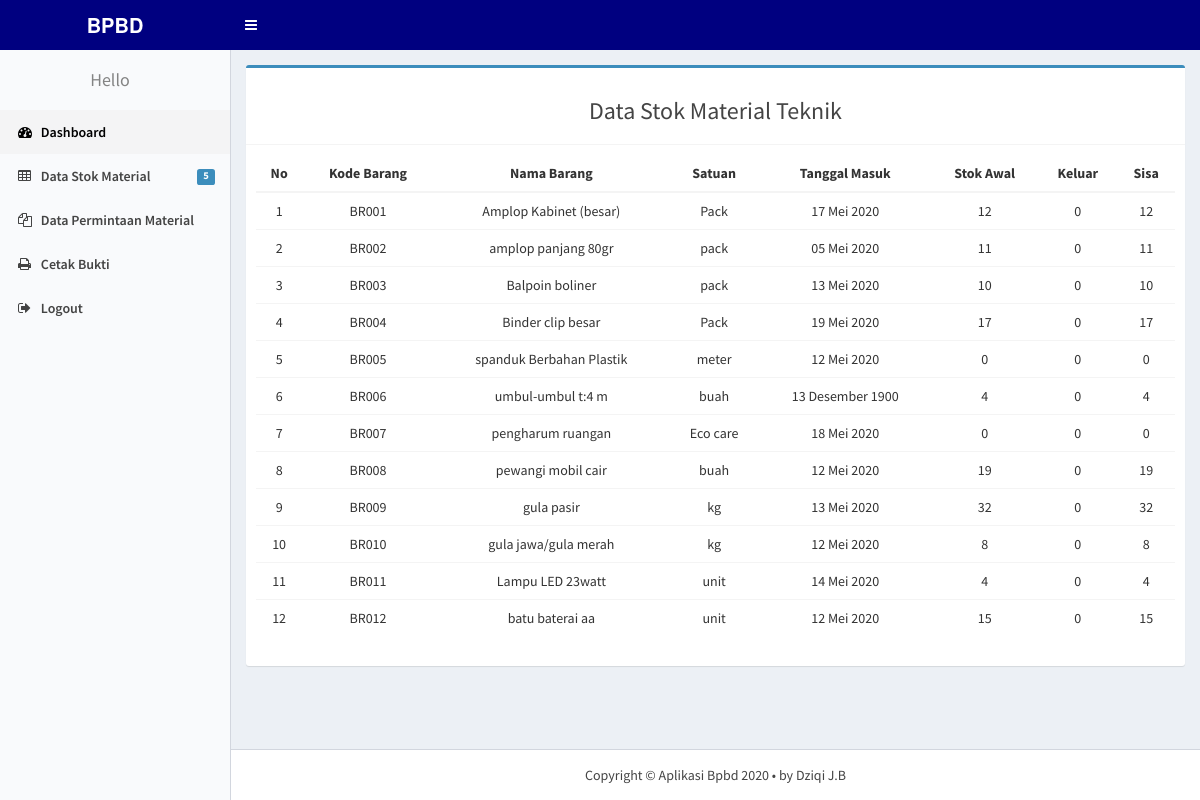
Page /unit_pelayanan/index.php?p=material on the committed database.
### tables this page shows
CREATE TABLE `stokbarang` (
  `kode_brg` varchar(5) NOT NULL,
  `id_jenis` int(2) NOT NULL,
  `nama_brg` varchar(30) NOT NULL,
  `satuan` varchar(50) DEFAULT NULL,
  `stok` int(11) NOT NULL,
  `keluar` int(11) DEFAULT '0',
  `sisa` int(11) NOT NULL,
  `tgl_masuk` date NOT NULL
);

### fungsi/fungsi.php (called while the page is built)
<?php
	function tanggal_indo($tanggal) {
		$bulan = array(1=>'Januari',
						  'Februari',
						  'Maret',
						  'April',
						  'Mei',
						  'Juni',
						  'Juli',
						  'Agustus',
						  'September',
						  'Oktober',
						  'November',
						  'Desember'
				);
		$split = explode('-', $tanggal);
		$tanggal_indo = $split[2] . ' ' . $bulan[(int)$split[1]] . ' ' . $split[0];
		return $tanggal_indo;
	}
?>

### unit_pelayanan/material.php (the view, shortened to what this page needs)
<?php
	include "../fungsi/koneksi.php";
	include "../fungsi/fungsi.php";
	 if(isset($_GET['id_jenis'])){
        $id_jenis = $_GET['id_jenis'];
        $query = mysqli_query($koneksi, "SELECT * FROM stokbarang WHERE id_jenis='$id_jenis' ");
    } else {
        $query = mysqli_query($koneksi, "SELECT * FROM stokbarang");
    }
?>
<section class="content">
	<div class="row">
		<div class="col-sm-12">
			 <div class="box box-primary">
                <div class="box-header with-border">
                    <h3 class="text-center">Data Stok Material Teknik</h3>
                </div>
                <div class="box-body">
                	<div class="table-responsive">
                		<table class="table text-center" id="material">
                			<thead  >
	                			<tr>
	                				<th>No</th>
                                    <th>Kode Barang</th>
	                				<th>Nama Barang</th>
									<th>Satuan</th>
                                    <th>Tanggal Masuk</th>
	                				<th>Stok Awal</th>
                                    <th>Keluar</th>
                                    <th>Sisa</th>
	                			</tr>
                			</thead>
                			<tbody>
                				<tr>
                					<?php
                						$no =1 ;
                						if (mysqli_num_rows($query)) {
                							while($row=mysqli_fetch_assoc($query)):
                					 ?>
                						<td> <?= $no; ?> </td>
                                        <td> <?= $row['kode_brg']; ?> </td>
                						<td> <?= $row['nama_brg']; ?> </td>
										<td> <?= $row['satuan']; ?> </td>
                                        <td> <?= tanggal_indo($row['tgl_masuk']); ?> </td>
                						<td> <?= $row['stok']; ?> </td>
                                        <td> <?= $row['keluar']; ?> </td>
                                        <td> <?= $row['sisa']; ?> </td>
                				</tr>
                			<?php $no++; endwhile; } ?>
                			</tbody>
                		</table>
                	</div>
                </div>
            </div>
		</div>
	</div>
</section>

### rows in the picture
stokbarang: kode_brg "BR001", nama_brg "Amplop Kabinet (besar)", satuan "Pack", tgl_masuk "17 Mei 2020", stok "12", keluar "0", sisa "12"
stokbarang: kode_brg "BR002", nama_brg "amplop panjang 80gr", satuan "pack", tgl_masuk "05 Mei 2020", stok "11", keluar "0", sisa "11"
stokbarang: kode_brg "BR003", nama_brg "Balpoin boliner", satuan "pack", tgl_masuk "13 Mei 2020", stok "10", keluar "0", sisa "10"
stokbarang: kode_brg "BR004", nama_brg "Binder clip besar", satuan "Pack", tgl_masuk "19 Mei 2020", stok "17", keluar "0", sisa "17"
stokbarang: kode_brg "BR005", nama_brg "spanduk Berbahan Plastik", satuan "meter", tgl_masuk "12 Mei 2020", stok "0", keluar "0", sisa "0"
stokbarang: kode_brg "BR006", nama_brg "umbul-umbul t:4 m", satuan "buah", tgl_masuk "13 Desember 1900", stok "4", keluar "0", sisa "4"
stokbarang: kode_brg "BR007", nama_brg "pengharum ruangan", satuan "Eco care", tgl_masuk "18 Mei 2020", stok "0", keluar "0", sisa "0"
stokbarang: kode_brg "BR008", nama_brg "pewangi mobil cair", satuan "buah", tgl_masuk "12 Mei 2020", stok "19", keluar "0", sisa "19"
stokbarang: kode_brg "BR009", nama_brg "gula pasir", satuan "kg", tgl_masuk "13 Mei 2020", stok "32", keluar "0", sisa "32"
stokbarang: kode_brg "BR010", nama_brg "gula jawa/gula merah", satuan "kg", tgl_masuk "12 Mei 2020", stok "8", keluar "0", sisa "8"
stokbarang: kode_brg "BR011", nama_brg "Lampu LED 23watt", satuan "unit", tgl_masuk "14 Mei 2020", stok "4", keluar "0", sisa "4"
stokbarang: kode_brg "BR012", nama_brg "batu baterai aa", satuan "unit", tgl_masuk "12 Mei 2020", stok "15", keluar "0", sisa "15"

### other values in the picture
$data['jumlah'] "5"
